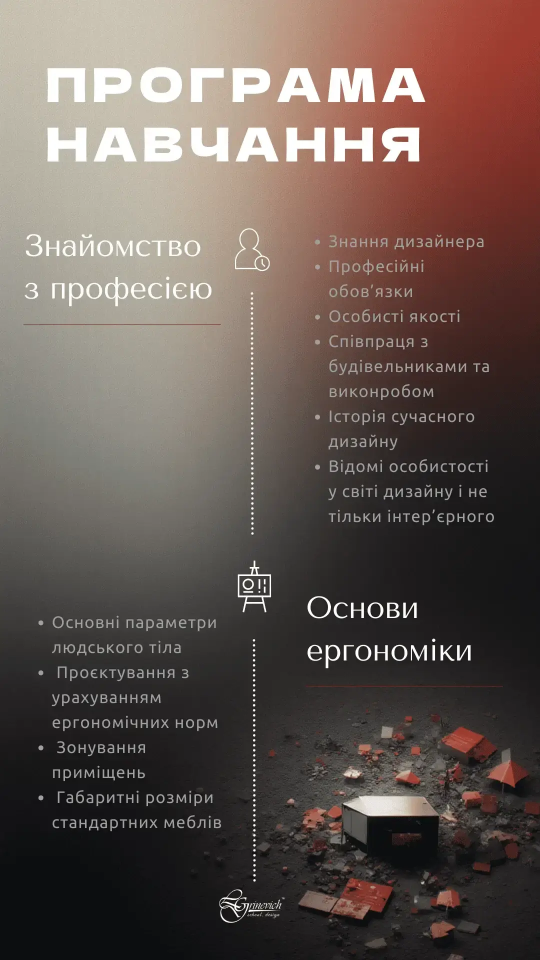
#> input picture assets/images/1.webp, 1080 x 1920 px, found by its file name (shown at 1/2 size); its folder holds 4 pictures in this run
$ python optimize_images.py
#> lines starting #> are read from the running program, lines starting #| are printed output that depends on the picture
import os
from PIL import Image

def resize_image(input_path, output_folder, widths):
    filename = os.path.basename(input_path)
    name, ext = os.path.splitext(filename)

    try:
        with Image.open(input_path) as img:
            # Ensure we work with RGB if it's RGBA for webp compatibility in some cases
            if img.mode in ("RGBA", "P"):
                img = img.convert("RGBA")
            else:
                img = img.convert("RGB")

            for width in widths:
                # Calculate height maintaining aspect ratio
                w_percent = (width / float(img.size[0]))
                h_size = int((float(img.size[1]) * float(w_percent)))

                # Resize
                resized_img = img.resize((width, h_size), Image.Resampling.LANCZOS)

                # Save as webp
                output_filename = f"{name}-{width}.webp"
                output_path = os.path.join(output_folder, output_filename)
                resized_img.save(output_path, "WEBP", quality=85)
                print(f"Created: {output_filename}")

    except Exception as e:
        print(f"Error processing {input_path}: {e}")

def main():
    images_dir = "assets/images"
    widths = [360, 720, 1080]

    # Supported extensions
    extensions = ('.jpg', '.jpeg', '.png', '.webp')

    # Get all images in the directory
    files = [f for f in os.listdir(images_dir) if f.lower().endswith(extensions)]

    # Filter out already resized images to avoid recursion or double processing
    # Resized images have patterns like '-360.webp'
    files_to_process = []
    for f in files:
        is_resized = False
        for w in widths:
            if f"-{w}.webp" in f:
                is_resized = True
                break
        if not is_resized:
            files_to_process.append(f)

    if not files_to_process:
        print("No new images to process.")
        return

    print(f"Found {len(files_to_process)} images to optimize.")

    for filename in files_to_process:
        input_path = os.path.join(images_dir, filename)
        resize_image(input_path, images_dir, widths)
#> in resize_image, img is the input picture: PIL image 1080x1920 RGB; mean R, G, B 101.6, 87.6, 81.6
#> the loop in resize_image, `for width in widths:` made 3 passes
#> pass 1, in resize_image, `resized_img = img.resize((width, h_size), Image.Resampling.LANCZOS)`:
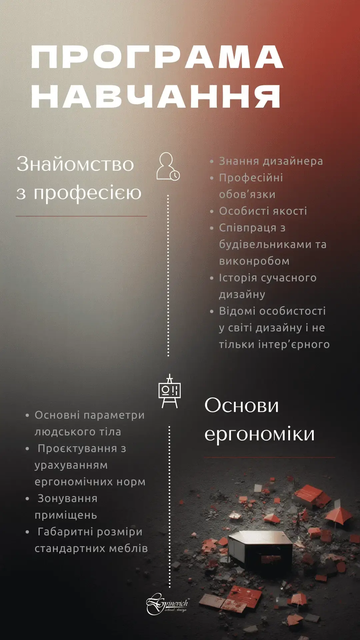
#> resized_img: PIL image 360x640 RGB; mean R, G, B 101.5, 87.6, 81.6

if __name__ == "__main__":
    main()
